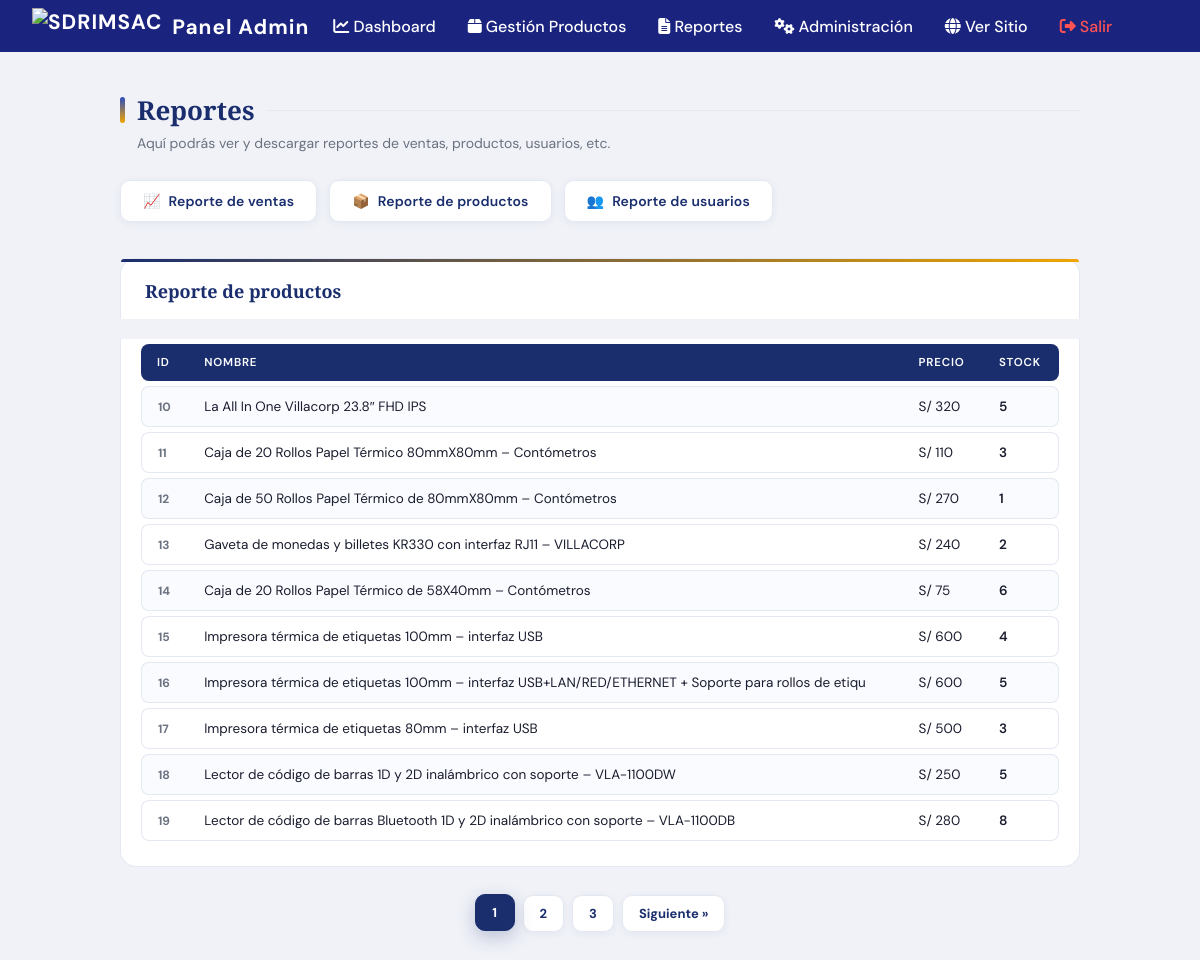
Screenshot of /public/admin/reportes.php?reporte=productos with the database file from the repository.
### tables this page shows
CREATE TABLE `productos` (
  `id` int(11) NOT NULL,
  `nombre` varchar(100) NOT NULL,
  `descripcion` text DEFAULT NULL,
  `precio` decimal(10,2) DEFAULT NULL,
  `stock` int(11) DEFAULT 0,
  `imagen` varchar(255) DEFAULT NULL,
  `views` int(11) DEFAULT 0,
  `vistas` int(11) DEFAULT 0,
  `vendidos` int(11) DEFAULT 0,
  `favoritos` int(11) DEFAULT 0
);

### public/admin/reportes.php (the view, shortened to what this page needs)
<?php
include __DIR__ . '/includes/header_admin.php';
require_once __DIR__ . '/../../config/database.php';
?>
<link rel="stylesheet" href="assets/css/reportes.css">
<section class="reportes-section">
    <h2>Reportes</h2>
    <p>Aquí podrás ver y descargar reportes de ventas, productos, usuarios, etc.</p>
    <ul>
        <li><a href="?reporte=ventas">Reporte de ventas</a></li>
        <li><a href="?reporte=productos">Reporte de productos</a></li>
        <li><a href="?reporte=usuarios">Reporte de usuarios</a></li>
    </ul>
    <?php
    if(isset($_GET['reporte'])){
        $tipo = $_GET['reporte'];
        if($tipo === 'productos'){
            echo '<h3>Reporte de productos</h3>';
            $productosPorPagina = 10;
            $totalProductos = $conn->query("SELECT COUNT(*) as total FROM productos")->fetch_assoc()['total'];
            $totalPaginas = ceil($totalProductos / $productosPorPagina);
            $paginaActual = isset($_GET['pagina']) ? max(1, intval($_GET['pagina'])) : 1;
            $offset = ($paginaActual - 1) * $productosPorPagina;
            $q = $conn->query("SELECT id, nombre, precio, stock FROM productos ORDER BY id ASC LIMIT $productosPorPagina OFFSET $offset");
            echo '<table><tr><th>ID</th><th>Nombre</th><th>Precio</th><th>Stock</th></tr>';
            while($r = $q->fetch_assoc()){
                echo '<tr><td>'.intval($r['id']).'</td><td>'.htmlspecialchars($r['nombre']).'</td><td>S/ '.floatval($r['precio']).'</td><td>'.intval($r['stock']).'</td></tr>';
            }
            echo '</table>';
            echo '<nav class="paginacion" style="margin-top:20px; text-align:center;">';
            for($i=1; $i<=$totalPaginas; $i++){
                echo '<a href="?reporte=productos&pagina='.$i.'" class="paginacion-btn'.($i==$paginaActual?' activa':'').'"> '.$i.' </a>';
            }
            if($paginaActual < $totalPaginas){
                echo '<a href="?reporte=productos&pagina='.($paginaActual+1).'" class="paginacion-btn">Siguiente &raquo;</a>';
            }
            echo '</nav>';
        }
    }
    ?>
</section>

### public/assets/css/dashboard.css (style rules this page uses)
:root { --primary: #1a2e6e; --primary-light: #2a4cbf; --accent: #f0a500; --accent-soft: #fff7e0; --bg: #f0f2f8; --card: #ffffff; --text: #1a1d2e; --muted: #6b7280; --border: #e4e8f0; --success: #059669; --danger: #dc2626; --pending: #d97706; --shadow: 0 4px 24px rgba(26,46,110,0.10); --radius: 16px; }
*, *::before, *::after { box-sizing: border-box; margin: 0; padding: 0; }

### rows the page displays
productos: id "10", nombre "La All In One Villacorp 23.8″ FHD IPS", precio "320", stock "5"
productos: id "11", nombre "Caja de 20 Rollos Papel Térmico 80mmX80mm – Contómetros", precio "110", stock "3"
productos: id "12", nombre "Caja de 50 Rollos Papel Térmico de 80mmX80mm – Contómetros", precio "270", stock "1"
productos: id "13", nombre "Gaveta de monedas y billetes KR330 con interfaz RJ11 – VILLACORP", precio "240", stock "2"
productos: id "14", nombre "Caja de 20 Rollos Papel Térmico de 58X40mm – Contómetros", precio "75", stock "6"
productos: id "15", nombre "Impresora térmica de etiquetas 100mm – interfaz USB", precio "600", stock "4"
productos: id "16", nombre "Impresora térmica de etiquetas 100mm – interfaz USB+LAN/RED/ETHERNET + Soporte para rollos de etiqu", precio "600", stock "5"
productos: id "17", nombre "Impresora térmica de etiquetas 80mm – interfaz USB", precio "500", stock "3"
productos: id "18", nombre "Lector de código de barras 1D y 2D inalámbrico con soporte – VLA-1100DW", precio "250", stock "5"
productos: id "19", nombre "Lector de código de barras Bluetooth 1D y 2D inalámbrico con soporte – VLA-1100DB", precio "280", stock "8"
